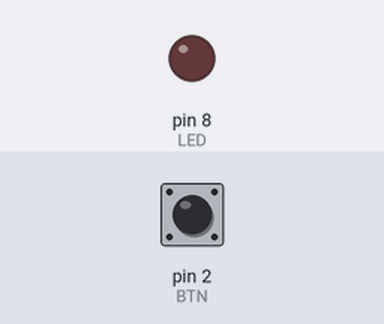
Bench run of a sketch on a simulated Arduino Uno, built with avr-gcc and run on an emulated ATmega328P. Shown: output pins drawn as LEDs (lit = HIGH). The inputs (shaded band) are chosen by the test bench; at power-on: pin 2 (BTN) HIGH.

Above: at 1.2 s.
1.3 s: pin 2 (BTN) pulled LOW for 0.15 s
At 1.37 s:
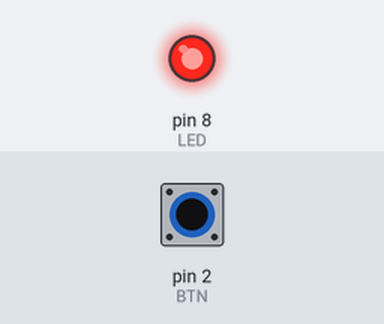
2.9 s: pin 2 (BTN) pulled LOW for 3.2 s
At 6.5 s:
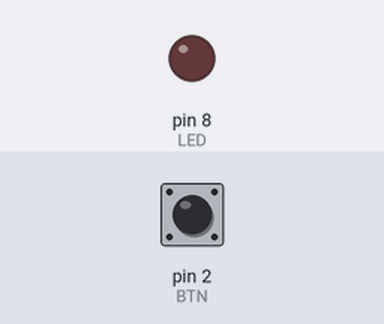
Timing chart, 0 to 8.0 s (numbered marks = the images above; inputs shaded):
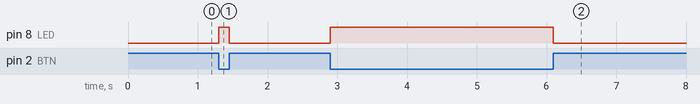

Measured:
- after the input at 1.3 s, pin 8 (LED): LOW → HIGH at once, → LOW 0.15 s later
- after the input at 2.9 s, pin 8 (LED): LOW → HIGH at once, → LOW 3.2 s later

The sketch:

01-digital.ino
```cpp
// Incremento 1 — botão como sensor digital e LED como atuador
const int BTN = 2;
const int LED = 8;

void setup() {
  pinMode(BTN, INPUT_PULLUP);   // liberado = HIGH, pressionado = LOW
  pinMode(LED, OUTPUT);
}

void loop() {
  bool detectado = digitalRead(BTN) == LOW;
  digitalWrite(LED, detectado ? HIGH : LOW);
}
```
